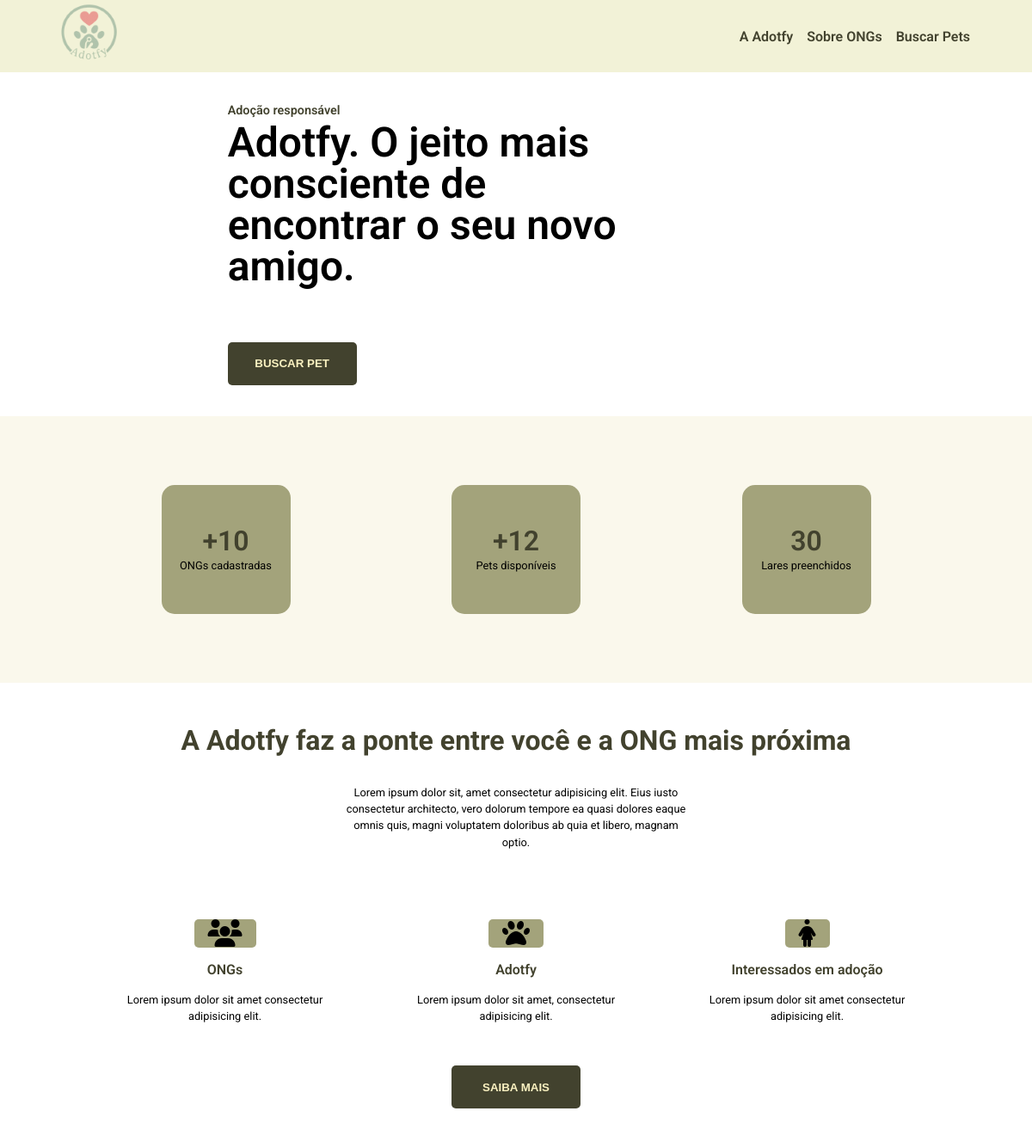
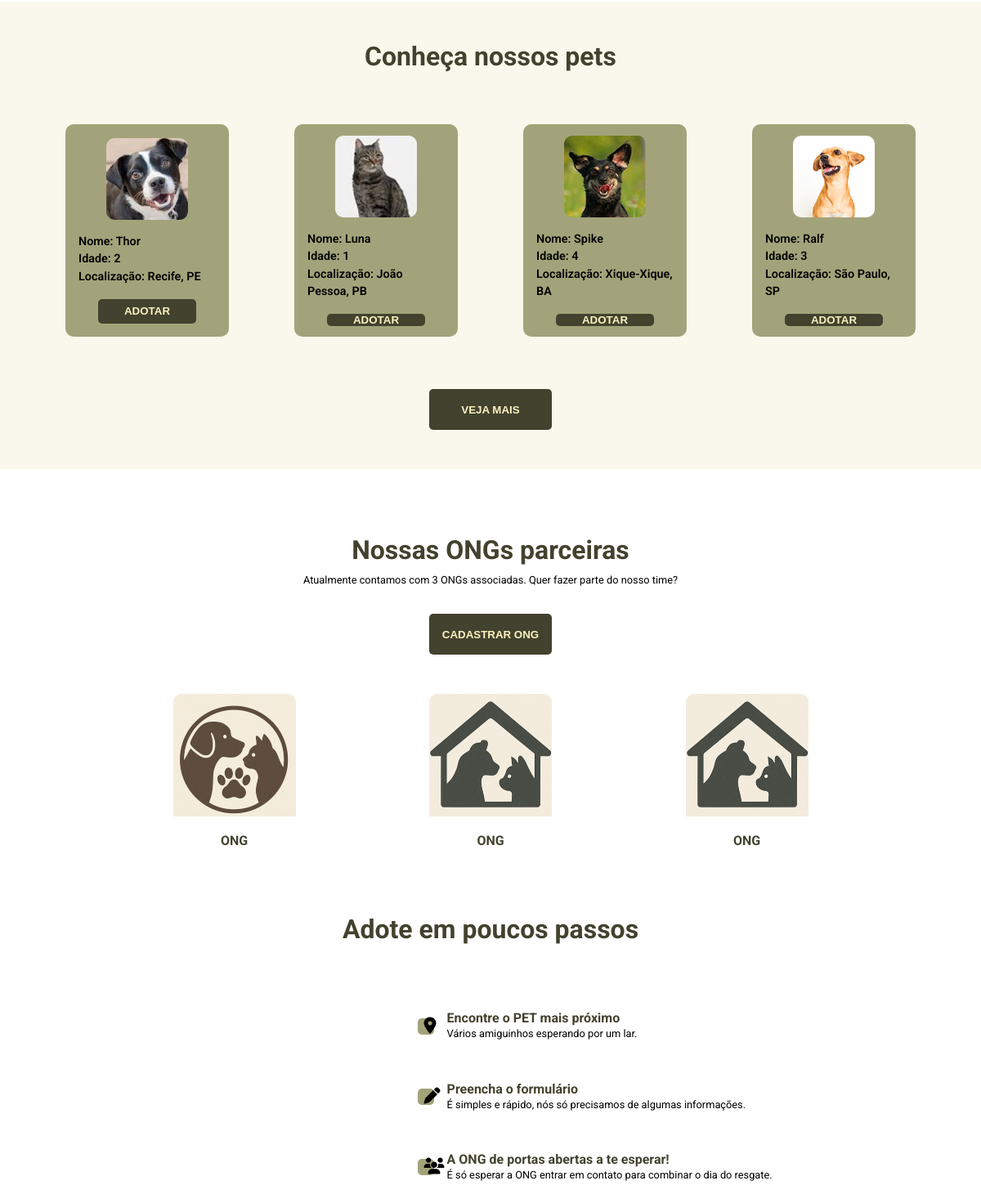
/index, run on the app's committed database (2 pictures, top to bottom).
### tables this page shows
CREATE TABLE animal(
   idAnimal INTEGER PRIMARY KEY,
   nome TEXT NOT NULL,
   idade INTEGER,
   sexo TEXT,
   tipo TEXT NOT NULL,
   idDoante INTEGER NOT NULL,
   FOREIGN KEY (idDoante) 
      REFERENCES doante (idDoante)
         ON DELETE CASCADE 
         ON UPDATE NO ACTION
);

CREATE TABLE doante (
    idDoante INTEGER PRIMARY KEY,
    nome TEXT NOT NULL,
    cidade TEXT NOT NULL,
    estado TEXT NOT NULL,
    telefone TEXT NOT NULL,
    email TEXT NOT NULL
);

### app.py (the view)
@app.route('/')
@app.route('/index')
def index():
   listaDeAdocao = buscarAnimais()
   return render_template('index.html', lista = listaDeAdocao)

### models/queryFunctions.py (called while the page is built)
def buscarAnimais():
    lista = []
    cur.execute('SELECT A.idAnimal, A.nome, A.idade, D.cidade, D.estado FROM animal A INNER JOIN doante D ON A.idDoante = D.idDoante;')
    while True:
        r = cur.fetchone()
        if r == None:
            break
        animal = Animal(id=r[0], nome=r[1], idade=r[2])
        doante = Doante(cidade=r[3], estado=r[4])
        adocao = Adocao(animal, doante)
        lista.append(adocao)
    return lista

### templates/index.html (shortened to what this page needs)
{% extends 'base.html' %}
{% block estilo %}
<link rel="stylesheet" href="{{ url_for('static', filename='css/style.css') }}">
{% endblock %}
{% block conteudo %}
<main>
    <div class="header__banner flex">
        <section class="header__banner-text flex">
            <h3>Adoção responsável</h3>
            <h1>Adotfy. O jeito mais consciente de encontrar o seu novo amigo.</h1>
            <button><a href="{{ url_for('rota_pets') }}">Buscar Pet</a></button>
        </section>
    </div>
    <section class="main__quantitativo flex">
        <div class="main__quantitativo-item flex">
            <h3>+10</h3>
            <p>ONGs cadastradas</p>
        </div>
        <div class="main__quantitativo-item flex">
            <h3>+12</h3>
            <p>Pets disponíveis</p>
        </div>
        <div class="main__quantitativo-item flex">
            <h3>30</h3>
            <p>Lares preenchidos</p>
        </div>
    </section>
    <section class="main__ponte">
        <h2>A Adotfy faz a ponte  entre você e a ONG mais próxima</h2>
        <p>Lorem ipsum dolor sit, amet consectetur adipisicing elit. Eius iusto consectetur architecto, vero dolorum tempore ea quasi dolores eaque omnis quis, magni voluptatem doloribus ab quia et libero, magnam optio.</p>
        <div class="main__ponte-box flex">
            <div>
                <i class="fa-solid fa-users fa-2xl icon"></i>
                <h3>ONGs</h3>
                <p>Lorem ipsum dolor sit amet consectetur adipisicing elit.</p>
            </div>
            <div>
                <i class="fa-solid fa-paw fa-2xl icon"></i>
                <h3>Adotfy</h3>
                <p>Lorem ipsum dolor sit amet, consectetur adipisicing elit.</p>
            </div>
            <div>
                <i class="fa-solid fa-person-dress fa-2xl icon"></i>
                <h3>Interessados em adoção</h3>
                <p>Lorem ipsum dolor sit amet consectetur adipisicing elit.</p>
            </div>
        </div>
        <button><a href="{{ url_for('rota_sobre') }}">Saiba mais</a></button>
    </section>
    <section class="main__pets">
        <h2>Conheça nossos pets</h2>
        <div class="pets__box flex">
            <div class="pets__card flex">
                <img src="{{ url_for('static', filename='images/image 3.png') }}" alt="">
                <div class="pets__card-text flex">
                    <p>Nome: <span> {{lista[0].animal.nome}} </span></p>
                    <p>Idade: <span> {{lista[0].animal.idade}} </span></p>
                    <p>Localização: <span> {{lista[0].doante.cidade}}, {{lista[0].doante.estado}} </span></p>
                </div>
                <button><a href="{{ url_for('rota_formulario') }}" class="enviar">Adotar</a></button>
            </div>
            <div class="pets__card flex">
                <img src="{{ url_for('static', filename='images/image 5.png') }}" alt="">
                <div class="pets__card-text flex">
                    <p>Nome: <span> {{lista[1].animal.nome}} </span></p>
                    <p>Idade: <span> {{lista[1].animal.idade}} </span></p>
                    <p>Localização: <span> {{lista[1].doante.cidade}}, {{lista[1].doante.estado}} </span></p>
                </div>
                <button><a href="{{ url_for('rota_formulario') }}" class="enviar">Adotar</a></button>
            </div>
            <div class="pets__card flex">
                <img src="{{ url_for('static', filename='images/image.png') }}" alt="">
                <div class="pets__card-text flex">
                    <p>Nome: <span> {{lista[2].animal.nome}} </span></p>
                    <p>Idade: <span> {{lista[2].animal.idade}} </span></p>
                    <p>Localização: <span> {{lista[2].doante.cidade}}, {{lista[2].doante.estado}} </span></p>
                </div>
                <button><a href="{{ url_for('rota_formulario') }}" class="enviar">Adotar</a></button>
            </div>
            <div class="pets__card flex">
                <img src="{{ url_for('static', filename='images/image 1.png') }}" alt="">
                <div class="pets__card-text flex">
                    <p>Nome: <span> {{lista[3].animal.nome}} </span></p>
                    <p>Idade: <span> {{lista[3].animal.idade}} </span></p>
                    <p>Localização: <span> {{lista[3].doante.cidade}}, {{lista[3].doante.estado}} </span></p>
                </div>
                <button><a href="{{ url_for('rota_formulario') }}" class="enviar">Adotar</a></button>
            </div>
        </div>
        <button><a href="{{ url_for('rota_pets') }}">Veja mais</a></button>
    </section>
    <section class="main__ong">
        <h2>Nossas ONGs parceiras</h2>
        <p>Atualmente contamos com 3 ONGs associadas. Quer fazer parte do nosso time?</p>
        <button><a href="{{ url_for('rota_cadastro') }}">Cadastrar ONG</a></button>
        <div class="ong__box flex">
            <div class="ong__card">
                <img src="{{ url_for('static', filename='images/ONG (1).png') }}" alt="">
                <h4>ONG</h4>
            </div>
            <div class="ong__card">
                <img src="{{ url_for('static', filename='images/ONG (2).png') }}" alt="">
                <h4>ONG</h4>
            </div>
            <div class="ong__card">
                <img src="{{ url_for('static', filename='images/ONG (2).png') }}" alt="">
                <h4>ONG</h4>
            </div>
        </div>
    </section>
    <section class="main__adocao">
        <h2>Adote em poucos passos</h2>
        <div class="adocao__box flex">
            <div class="adocao__passos">
                <div class="flex">
                    <i class="fa-solid fa-location-dot fa-lg icon icon2"></i>
                    <div>
                        <h4>Encontre o PET mais próximo</h4>
                        <p>Vários amiguinhos esperando por um lar.</p>
                    </div>
                </div>
                <div class="flex">
                    <i class="fa-solid fa-pen fa-lg icon icon2"></i>
                    <div>
                        <h4>Preencha o formulário</h4>
                        <p>É simples e rápido, nós só precisamos de algumas informações.</p>
                    </div>
                </div>
                <div class="flex">
                     <i class="fa-solid fa-users fa-lg icon icon2"></i>
                     <div>
                        <h4>A ONG de portas abertas a te esperar!</h4>
                        <p>É só esperar a ONG entrar em contato para combinar o dia do resgate.</p>
                     </div>
                </div>
            </div>
        </div>
    </section>
</main>
{% endblock %}

### templates/base.html (shortened to what this page needs)
<!DOCTYPE html>
<html lang="pt-br">
<head>
    {% block estilo %}
    {% endblock %}
</head>
<body>
    <header class="header">
        <nav class="header__nav flex">
            <div class="header__nav-logo flex">
                <a href="{{ url_for('index') }}"><img src="{{ url_for('static', filename='images/logo - nav.png') }}" alt="logo-nav"></a>
            </div>
            <ul class="header__nav-menu flex">
                <li><a href="{{ url_for('rota_sobre') }}">A Adotfy</a></li>
                <li><a href="{{ url_for('rota_cadastro') }}">Sobre ONGs</a></li>
                <li><a href="{{ url_for('rota_pets') }}">Buscar Pets</a></li>
            </ul>
        </nav>
    </header>
    {% block conteudo %}
    {% endblock %}
</body>
</html>

### static/css/style.css (style rules this page uses)
* { margin: 0; padding: 0; box-sizing: border-box; }
:root { --white: hsl(0, 0%, 100%); --black: hsl(0, 0%, 0%); --off-white:hsl(51, 88%, 87%) ; --bg-white:hsla(52, 58%, 87%, 0.356) ; --cor: #F7F7CC; --green: hsl(60, 18%, 22%); --green-gray: #A3A37B; --nav-green-gray: #e4e4ae7e; }
img { max-width: 100%; height: auto; object-fit: contain; }
body { max-width: 1440px; min-block-size: 100vh; font-size: 16px; font-family: "Roboto", sans-serif; font-weight: 400; background: var(--white); margin: 0 auto; }
h1 { font-size: 3rem; padding: 0.3rem 0 1rem 0; font-weight: 600; max-width: 550px; line-height: 100%; }
h2 { font-size: 2rem; color: var(--green); }
h3 { font-weight: 600; font-size: 0.9rem; color: var(--green); }
h4 { font-size: 1rem; color: var(--green); }
p { font-size: 0.8rem; font-weight: 400; line-height: 150%; }
a { color: var(--off-white); text-decoration: none; cursor: pointer; font-weight: 600; }
nav a { color: var(--green); }
.flex { display: flex; flex-direction: row; flex-wrap: wrap; }
.header__nav { justify-content: space-between; align-items: center; padding: 0 4rem; background-color: var(--nav-green-gray); }
.header__nav-logo { align-items: center; }
ul { list-style-type: none; }
li { padding: 0.5rem; }
.header__banner { flex-direction: row; padding: 0rem 4rem; justify-content: space-evenly; }
.header__banner-text { height: 400px; max-width: 470px; flex-direction: column; justify-content: center; }
.header__banner button { margin-top: 3rem; }
button { color: var(--off-white); background-color: var(--green); border: none; width: 150px; height: 50px; border-radius: 5px; font-weight: 600; text-transform: uppercase; }
.main__quantitativo { padding: 5rem 0; justify-content: space-evenly; background-color: var(--bg-white); }
.main__quantitativo-item { width: 150px; height: 150px; background-color: var(--green-gray); color: var(--black); text-align: center; border-radius: 15px; flex-direction: column; align-items: center; justify-content: center; }
.main__quantitativo-item h3 { font-size: 2rem; }
.main__ponte { text-align: center; padding: 3rem 0; }
.main__ponte p { padding: 2rem 0; max-width: 400px; margin: 0 auto; }
.main__ponte-box { justify-content: space-evenly; margin: 3rem; }
.main__ponte-box div { width: 250px; text-align: center; }
.icon { background-color: var(--green-gray); padding: 1rem; border-radius: 5px; }
.main__ponte-box h3 { font-size: 1rem; margin: 1rem 0; }
.main__ponte-box div p { padding: unset; }
.main__pets { padding: 3rem 0; text-align: center; background-color: var(--bg-white); }
.pets__box { justify-content: space-evenly; margin: 4rem 0; }
.pets__card { flex-direction: column; align-items: center; justify-content: center; flex-wrap: nowrap; width: 200px; height: 260px; padding: 1rem; background-color: var(--green-gray); border-radius: 10px; }
.pets__card-text { flex-direction: column; align-self: self-start; margin: 1rem 0; text-align: left; }
.pets__card img { width: 100px; border-radius: 10px; }
.pets__card p { font-weight: 600; font-size: 0.9rem; }
.pets__card button { width: 120px; height: 30px; margin: 0 auto; }
.main__ong { text-align: center; margin: 5rem 0; }
.main__ong p { margin: 0.5rem 0 2rem 0; }
.ong__box { align-items: center; justify-content: space-evenly; margin: 3rem; }
.ong__card img { border-radius: 10px; padding-bottom: 1rem; }
.main__adocao { text-align: center; }
.main__adocao h2 { margin-bottom: 3rem; }
.adocao__box { justify-content: space-evenly; align-items: center; }
.icon2 { padding: 0.5rem; width: 20px; height: 20px; margin-right: 1rem; }
.adocao__passos div { align-items: center; margin: 1rem 0; }
.adocao__passos div p, .adocao__passos div h4 { text-align: left; }

### data on the page
animal: nome "Thor", idade "2"
doante: cidade "Recife", estado "PE"
animal: nome "Luna", idade "1"
doante: cidade "João Pessoa", estado "PB"
animal: nome "Spike", idade "4"
doante: cidade "Xique-Xique", estado "BA"
animal: nome "Ralf", idade "3"
doante: cidade "São Paulo", estado "SP"
